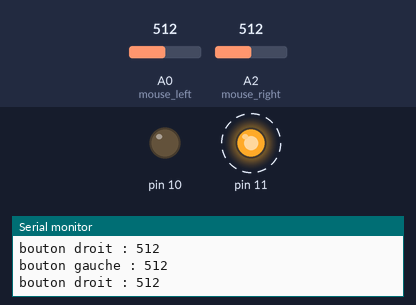
The sketch below on a simulated Arduino Leonardo, built with avr-gcc and run on an emulated ATmega32U4. Parts: output pins drawn as LEDs (lit = HIGH), the last lines printed to the serial monitor. Dashed ring = blinking. Inputs (shaded band) come from the test bench; at power-on: A0 (mouse_left) = 512, A2 (mouse_right) = 512. USB keyboard and mouse output is not drawn.

Above: at 1.2 s.
1.3 s: A0 (mouse_left) set to 0
At 1.68 s:
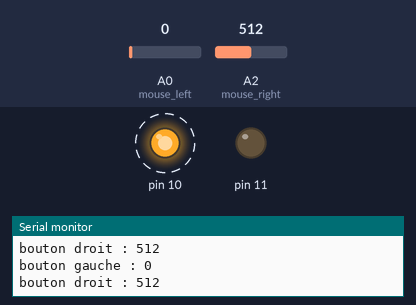
4.3 s: A2 (mouse_right) set to 0
At 4.9 s:
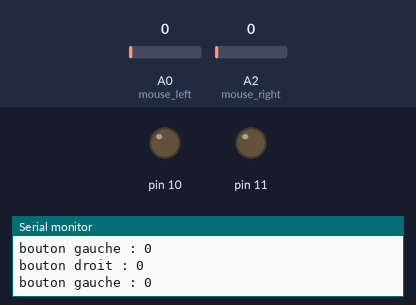
6.0 s: A2 (mouse_right) set to 122
At 6.18 s:
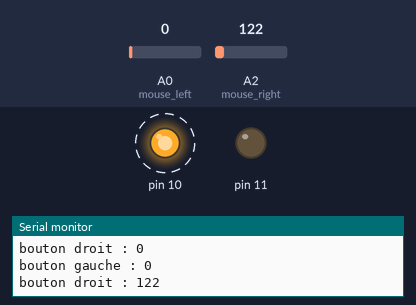
9.0 s: A0 (mouse_left) set to 122
At 9.2 s:
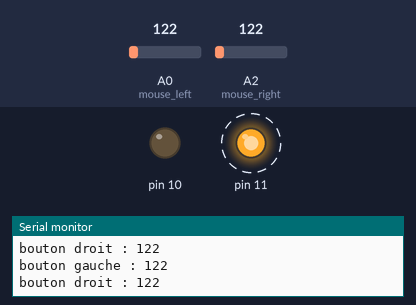
Timing chart, 0 to 13.0 s (numbered marks = the images above; inputs shaded):
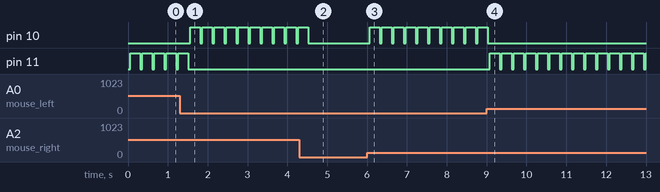

Measured:
- after the input at 1.3 s, pin 10: alternates HIGH for 0.25 s and LOW for 0.05 s, starting after 0.26 s; pin 11: goes on until 1.5 s, then stays LOW
- after the input at 4.3 s, pin 10: goes on until 4.5 s, then stays LOW
- after the input at 6.0 s, pin 10: alternates HIGH for 0.25 s and LOW for 0.05 s, starting after 0.06 s
- after the input at 9.0 s, pin 10: goes on until 9.0 s, then stays LOW; pin 11: alternates HIGH for 0.25 s and LOW for 0.05 s, starting after 0.08 s
- by itself, pin 11: alternates HIGH for 0.25 s and LOW for 0.05 s

The sketch:

sketch_test2_frs_mouse__2019_06_18_18_59_43_UTC_.ino
```cpp
#include "Mouse.h"

#define mouse_left A0
#define mouse_right A2

void setup() {
  // put your setup code here, to run once:
  pinMode(mouse_left,INPUT);
  pinMode(mouse_right,INPUT);

  pinMode(11,OUTPUT);
  pinMode(10,OUTPUT);

  Mouse.begin();
  Serial.begin(9600);
}


void loop() {
  // put your main code here, to run repeatedly:
  int click_left = analogRead(mouse_left);
  int click_right = analogRead(mouse_right);

  Serial.print("bouton gauche : ");
  Serial.println(click_left);
  delay(50);
  Serial.print("bouton droit : ");
  Serial.println(click_right);

  if(click_left>0){
    Mouse.click(MOUSE_LEFT);
    digitalWrite(10,LOW);
    allume_led(11);
  }
  else if(click_right>0){
    Mouse.click(MOUSE_RIGHT);
    digitalWrite(11,LOW);
    allume_led(10);
  }
  else{
    digitalWrite(11,LOW);
    digitalWrite(10,LOW);
  }
}

void allume_led(int led){
    digitalWrite(led,HIGH);
    delay(250);
    digitalWrite(led,LOW);
}
```
